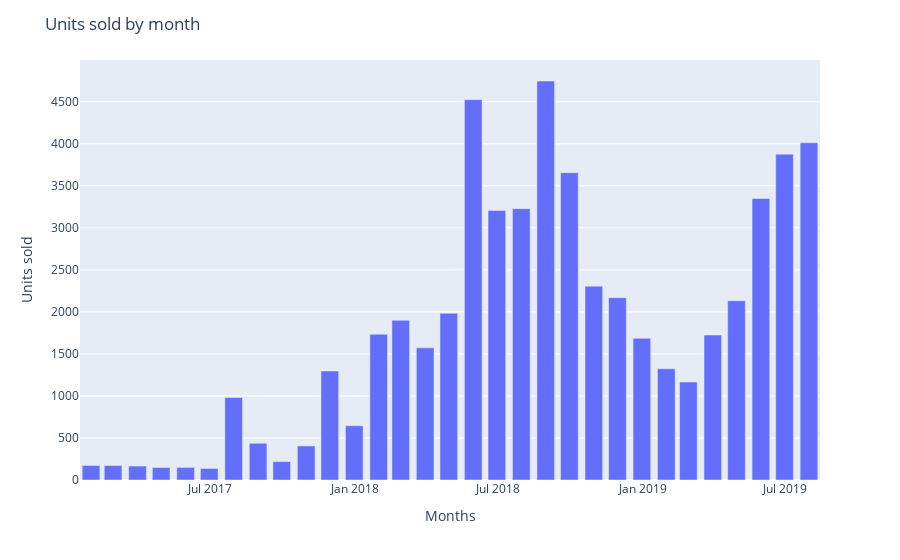

The cell this chart's notebook holds for it:
### Code cell
fig = px.bar(df, x=df.index, y="sales")
fig.update_layout(title='Units sold by month',  
                  xaxis_title="Months",
                  yaxis_title=" Units sold"
                  )
fig.show()

### Figure 1 — Plotly figure (JSON) as saved in the notebook; plotly's stock layout.template omitted (floating-point values rounded to 4 significant figures)
{"data": [{"alignmentgroup": "True", "hovertemplate": "date=%{x}<br>sales=%{y}<extra></extra>", "legendgroup": "", "marker": {"color": "#636efa", "pattern": {"shape": ""}}, "name": "", "offsetgroup": "", "orientation": "v", "showlegend": false, "textposition": "auto", "type": "bar", "x": ["2017-01-31T00:00:00", "2017-02-28T00:00:00", "2017-03-31T00:00:00", "2017-04-30T00:00:00", "2017-05-31T00:00:00", "2017-06-30T00:00:00", "2017-07-31T00:00:00", "2017-08-31T00:00:00", "2017-09-30T00:00:00", "2017-10-31T00:00:00", "2017-11-30T00:00:00", "2017-12-31T00:00:00", "2018-01-31T00:00:00", "2018-02-28T00:00:00", "2018-03-31T00:00:00", "2018-04-30T00:00:00", "2018-05-31T00:00:00", "2018-06-30T00:00:00", "2018-07-31T00:00:00", "2018-08-31T00:00:00", "2018-09-30T00:00:00", "2018-10-31T00:00:00", "2018-11-30T00:00:00", "2018-12-31T00:00:00", "2019-01-31T00:00:00", "2019-02-28T00:00:00", "2019-03-31T00:00:00", "2019-04-30T00:00:00", "2019-05-31T00:00:00", "2019-06-30T00:00:00", "2019-07-31T00:00:00"], "xaxis": "x", "y": [173, 172, 166, 148, 150, 137, 981, 437, 219, 405, 1297, 646, 1734, 1900, 1572, 1983, 4525, 3207, 3228, 4747, 3656, 2306, 2169, 1685, 1323, 1165, 1725, 2133, 3350, 3877, 4012], "yaxis": "y"}], "layout": {"barmode": "relative", "legend": {"tracegroupgap": 0}, "margin": {"t": 60}, "title": {"text": "Units sold by month"}, "xaxis": {"anchor": "y", "domain": [0, 1], "title": {"text": "Months"}}, "yaxis": {"anchor": "x", "domain": [0, 1], "title": {"text": " Units sold"}}}}
